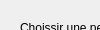
      <widget class="QWidget" name="page_11">
       <property name="geometry">
        <rect>
         <x>0</x>
         <y>0</y>
         <width>100</width>
         <height>30</height>
        </rect>
       </property>
       <attribute name="label">
        <string>Modifier une Personne existante</string>
       </attribute>
       <widget class="QLabel" name="label_124">
        <property name="geometry">
         <rect>
          <x>840</x>
          <y>0</y>
          <width>51</width>
          <height>51</height>
         </rect>
        </property>
        <property name="text">
         <string/>
        </property>
        <property name="pixmap">
         <pixmap>ressources/modifier.png</pixmap>
        </property>
       </widget>
       <widget class="QLabel" name="label_112">
        <property name="geometry">
         <rect>
          <x>20</x>
          <y>20</y>
          <width>351</width>
          <height>16</height>
         </rect>
        </property>
        <property name="text">
         <string>Choissir une personne dans la liste déroulante ci-contre :</string>
        </property>
       </widget>
       <widget class="QComboBox" name="cBoxPersMod">
        <property name="geometry">
         <rect>
          <x>400</x>
          <y>20</y>
          <width>130</width>
          <height>23</height>
         </rect>
        </property>
       </widget>
       <widget class="QPushButton" name="btAnnulerPersMod">
        <property name="geometry">
         <rect>
          <x>530</x>
          <y>405</y>
          <width>100</width>
          <height>30</height>
         </rect>
        </property>
        <property name="text">
         <string>Annuler</string>
        </property>
        <property name="icon">
         <iconset>
          <normaloff>ressources/ButtonClose.png</normaloff>ressources/ButtonClose.png</iconset>
        </property>
       </widget>
       <widget class="QLabel" name="label_131">
        <property name="geometry">
         <rect>
          <x>70</x>
          <y>190</y>
          <width>71</width>
          <height>16</height>
         </rect>
        </property>
        <property name="font">
         <font>
          <weight>75</weight>
          <bold>true</bold>
          <underline>true</underline>
         </font>
        </property>
        <property name="text">
         <string>Société :</string>
        </property>
       </widget>
       <widget class="QLabel" name="label_132">
        <property name="geometry">
         <rect>
          <x>70</x>
          <y>140</y>
          <width>71</width>
          <height>16</height>
         </rect>
        </property>
        <property name="font">
         <font>
          <weight>75</weight>
          <bold>true</bold>
          <underline>true</underline>
         </font>
        </property>
        <property name="text">
         <string>Prénom :</string>
        </property>
       </widget>
       <widget class="QLabel" name="label_119">
        <property name="geometry">
         <rect>
          <x>70</x>
          <y>90</y>
          <width>41</width>
          <height>16</height>
         </rect>
        </property>
        <property name="font">
         <font>
          <weight>75</weight>
          <bold>true</bold>
          <underline>true</underline>
         </font>
        </property>
        <property name="text">
         <string>Nom :</string>
        </property>
       </widget>
       <widget class="QLineEdit" name="lEditPersNomMod">
        <property name="geometry">
         <rect>
          <x>110</x>
          <y>110</y>
          <width>160</width>
          <height>22</height>
         </rect>
        </property>
       </widget>
       <widget class="QLabel" name="label_133">
        <property name="geometry">
         <rect>
          <x>280</x>
          <y>270</y>
          <width>561</width>
          <height>16</height>
         </rect>
        </property>
        <property name="text">
         <string>Vous pouvez indiquer la date d'aujourd'hui ou mettre 0000-00-00.</string>
        </property>
       </widget>
       <widget class="QLineEdit" name="lEditPersDateDebutMod">
        <property name="geometry">
         <rect>
          <x>110</x>
          <y>260</y>
          <width>160</width>
          <height>22</height>
         </rect>
        </property>
       </widget>
       <widget class="QLineEdit" name="lEditPersSocieteMod">
        <property name="geometry">
         <rect>
          <x>110</x>
          <y>210</y>
          <width>160</width>
          <height>22</height>
         </rect>
        </property>
       </widget>
       <widget class="QLineEdit" name="lEditPersPhotoMod">
        <property name="geometry">
         <rect>
          <x>110</x>
          <y>360</y>
          <width>160</width>
          <height>22</height>
         </rect>
        </property>
       </widget>
       <widget class="QLabel" name="label_134">
        <property name="geometry">
         <rect>
          <x>280</x>
          <y>315</y>
          <width>221</width>
          <height>16</height>
         </rect>
        </property>
        <property name="font">
         <font>
          <italic>true</italic>
         </font>
        </property>
        <property name="text">
         <string>Mettre sous la forme AAAA-MM-JJ</string>
        </property>
       </widget>
       <widget class="QLabel" name="label_135">
        <property name="geometry">
         <rect>
          <x>70</x>
          <y>290</y>
          <width>211</width>
          <height>16</height>
         </rect>
        </property>
        <property name="font">
         <font>
          <weight>75</weight>
          <bold>true</bold>
          <underline>true</underline>
         </font>
        </property>
        <property name="text">
         <string>Date de fin d'intervention :</string>
        </property>
       </widget>
       <widget class="QLabel" name="label_136">
        <property name="geometry">
         <rect>
          <x>280</x>
          <y>255</y>
          <width>381</width>
          <height>16</height>
         </rect>
        </property>
        <property name="font">
         <font>
          <italic>true</italic>
         </font>
        </property>
        <property name="text">
         <string>Mettre sous la forme AAAA-MM-JJ</string>
        </property>
       </widget>
       <widget class="QLabel" name="label_137">
        <property name="geometry">
         <rect>
          <x>70</x>
          <y>340</y>
          <width>101</width>
          <height>16</height>
         </rect>
        </property>
        <property name="font">
         <font>
          <weight>75</weight>
          <bold>true</bold>
          <underline>true</underline>
         </font>
        </property>
        <property name="text">
         <string>Photographie :</string>
        </property>
       </widget>
       <widget class="QLabel" name="label_138">
        <property name="geometry">
         <rect>
          <x>280</x>
          <y>365</y>
          <width>341</width>
          <height>16</height>
         </rect>
        </property>
        <property name="font">
         <font>
          <italic>true</italic>
         </font>
        </property>
        <property name="text">
         <string>Mettre sous la forme ressources/nom_de_image.jpeg</string>
        </property>
       </widget>
       <widget class="QLineEdit" name="lEditPersDateFinMod">
        <property name="geometry">
         <rect>
          <x>110</x>
          <y>310</y>
          <width>160</width>
          <height>22</height>
         </rect>
        </property>
       </widget>
       <widget class="QLineEdit" name="lEditPersPrenomMod">
        <property name="geometry">
         <rect>
          <x>110</x>
          <y>160</y>
          <width>160</width>
          <height>22</height>
         </rect>
        </property>
       </widget>
       <widget class="QPushButton" name="btOkPersMod">
        <property name="geometry">
         <rect>
          <x>640</x>
          <y>405</y>
          <width>100</width>
          <height>30</height>
         </rect>
        </property>
        <property name="text">
         <string>Confirmer</string>
        </property>
        <property name="icon">
         <iconset>
          <normaloff>ressources/bt_ok.png</normaloff>ressources/bt_ok.png</iconset>
        </property>
       </widget>
       <widget class="QLabel" name="label_139">
        <property name="geometry">
         <rect>
          <x>70</x>
          <y>240</y>
          <width>211</width>
          <height>16</height>
         </rect>
        </property>
        <property name="font">
         <font>
          <weight>75</weight>
          <bold>true</bold>
          <underline>true</underline>
         </font>
        </property>
        <property name="text">
         <string>Date de début d'intervention :</string>
        </property>
       </widget>
       <widget class="QLabel" name="label_140">
        <property name="geometry">
         <rect>
          <x>20</x>
          <y>60</y>
          <width>581</width>
          <height>16</height>
         </rect>
        </property>
        <property name="text">
         <string>Apporter vos modifications directements dans les champs ci-dessous, puis Confirmer</string>
        </property>
       </widget>
      </widget>
